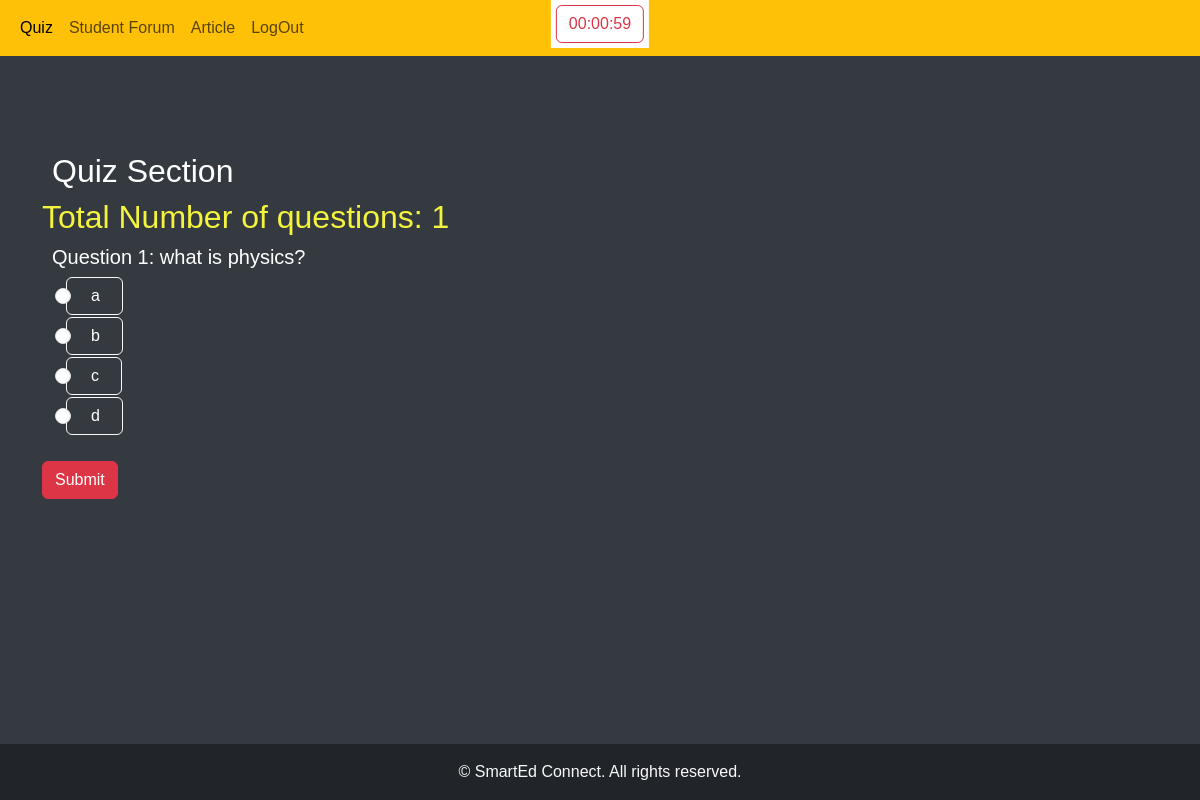
Screenshot of /newapp/givetest/1 (signed in) with the database file from the repository.
### newapp/models.py (models this page shows, shortened)
class Question(models.Model):
    OPTION_CHOICES = (
        ('option1', 'Option One'),
        ('option2', 'Option Two'),
        ('option3', 'Option Three'),
        ('option4', 'Option Four'),
    )
    category = models.ForeignKey(test, on_delete=models.CASCADE)
    question = models.CharField(max_length=300)
    option1 = models.CharField(max_length=100)
    option2 = models.CharField(max_length=100)
    option3 = models.CharField(max_length=100)
    option4 = models.CharField(max_length=100)
    correct_answer = models.CharField(max_length=8, choices=OPTION_CHOICES)

### newapp/views.py (the view, shortened to what this page needs)
# urls.py: path('givetest/<int:category_id>',views.givetest ,name = 'givetest'),
@login_required(login_url='/login/')
@student_required
def givetest(request, category_id):
    category = get_object_or_404(test, id=category_id)
    allquestions = Question.objects.filter(category=category)
    total_questions = allquestions.count()
    for idx, question in enumerate(allquestions, start=1):
        question.question_number = idx
    return render(request, 'give_test.html', {'category': category, 'allquestions': allquestions ,'total_questions': total_questions} )

### newapp/templates/give_test.html (shortened to what this page needs)
{% extends 'base.html' %}
{% block test %}
<div class="timer-container"><button id="timer" type="button" class="btn btn-outline-danger" id="timer">00:00:00</button></div>
<main class="container mt-5">
    <section class="mt-5">
        <h2 class="quizh2">Quiz Section</h2>
        <form id="quizForm" method="POST">
            <h2 id="total_questions">Total Number of questions:  {{ total_questions }} </h2>
            {% for q in allquestions %}
                <h5 class="quizh2">Question {{q.question_number}}: {{q.question}}</h5>
                <div class="form-check" onclick="toggleCheckbox(this)">
                    <button type="button" class="btn btn-outline-light quizh1" >
                        <input class="form-check-input quizh2" type="radio" name="q{{ q.id }}" value="option1" id="q{{ q.id }}_option1">
                        <label class="form-check-label quizh2" for="q{{ q.id }}_option1">{{q.option1}}</label>
                    </button>
                </div>
                <div class="form-check">
                    <button type="button" class="btn btn-outline-light quizh1">
                        <input class="form-check-input quizh2" type="radio" name="q{{ q.id }}" value="option2" id="q{{ q.id }}_option2">
                        <label class="form-check-label quizh2" for="q{{ q.id }}_option2">{{q.option2}}</label>
                    </button>
                </div>
                <div class="form-check">
                    <button type="button" class="btn btn-outline-light quizh1">
                        <input class="form-check-input quizh2" type="radio" name="q{{ q.id }}" value="option3" id="q{{ q.id }}_option3">
                        <label class="form-check-label quizh2" for="q{{ q.id }}_option3">{{q.option3}}</label>
                    </button>
                </div>
                <div class="form-check ">
                    <button type="button" class="btn btn-outline-light quizh1">
                        <input class="form-check-input quizh2" type="radio" name="q{{ q.id }}" value="option4" id="q{{ q.id }}_option4">
                        <label class="form-check-label quizh2" for="q{{ q.id }}_option4">{{q.option4}}</label>
                    </button>
                </div>
                <br>
            {% endfor %}
            <button type="submit" class="btn btn-danger">Submit</button>
        </form>
    </section>
</main>
{% endblock test %}

### static/css/style.css (style rules this page uses)
body { font-family: Arial, sans-serif; display: flex; flex-direction: column; min-height: 100vh; display: flex; flex-direction: column; margin: 0; background-color: #343a40; padding-bottom: 60px; }
.quizh2 { color: #ffffff; }
.timer-container { position: fixed; top: 0; left: 50%; transform: translateX(-50%); z-index: 9999; background-color: #ffffff; padding: 5px; }
.quizh2 { margin-left: 10px ; margin-right: 10px; }
#total_questions { color :#f4f43d; }

### rows the page displays
Question: question_number "1", question "what is physics?", option1 "a", option2 "b", option3 "c", option4 "d"

### other values shown
{{ total_questions }} "1"
